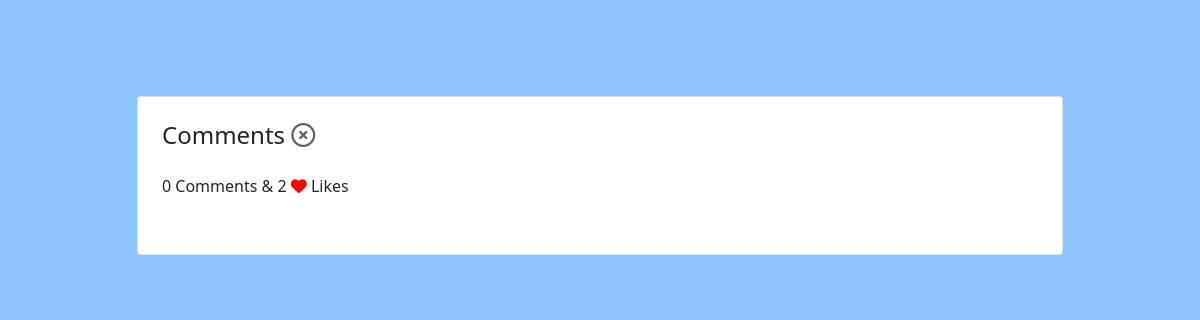
/comments/35, run on an earlier commit of the app's database.
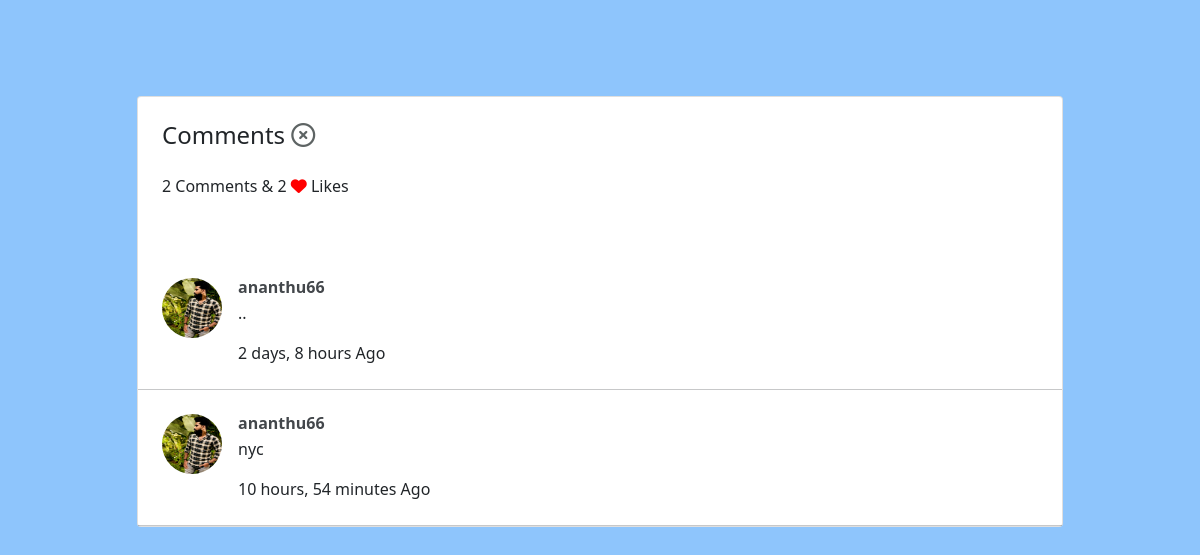
And on a later commit of the database.
### socialapp/models.py (models this page shows, shortened)
class Comments(models.Model):
    user=models.ForeignKey(User,on_delete=models.CASCADE)
    profile=models.ForeignKey(Profile,on_delete=models.CASCADE)
    post=models.ForeignKey(Post,on_delete=models.CASCADE)
    message=models.TextField()
    posted=models.DateTimeField(auto_now_add=True)

class Profile(models.Model):
    user=models.ForeignKey(User,on_delete=models.CASCADE)
    bio=models.TextField(blank=True)
    profile_img=models.ImageField(null=True,blank=True,default='blank-profile-picture.png')
    location=models.CharField(max_length=200,blank=True)
    followers=models.ManyToManyField(User,related_name='followers',blank=True,null=True)
    following=models.ManyToManyField(User,related_name='following',blank=True,null=True)

### socialapp/views.py (the view)
# urls.py: path('comments/<int:id>',comments,name='comments'),
def comments(request,id):
   post=Post.objects.get(id=id)
   the_post_comments=post.comments_set.all()
   likes=post.likes.all().count()
   count=post.comments_set.all().count()
   if request.user.is_authenticated:
    user=User.objects.get(username=request.user)
    profile=Profile.objects.get(user=user)
   else:
      user=0
      profile=0
   message=request.POST.get('message')
   if request.method =='POST':
      the_comment=Comments.objects.create(user=request.user,profile=profile,post=post,message=message)
      return redirect('comments',id=post.id)
   return render(request,'comments.html',{'comments':the_post_comments,'count':count,'profile':profile,'likes':likes})

### socialapp/templates/comments.html (shortened to what this page needs)
<!DOCTYPE html>
<html lang="en">
<head>{% load static %}
<link href="https://cdn.jsdelivr.net/npm/bootstrap@5.0.2/dist/css/bootstrap.min.css" rel="stylesheet">
</head>
<body style="background-color: #8EC5FC;
">
<section>
    <div class="container my-5 py-5">
      <div class="row d-flex justify-content-center">
        <div class="col-md-12 col-lg-10">
          <div class="card text-dark">
            <div class="card-body p-4">
              <h4 class="mb-0">Comments <span> <a href="{% url 'home' %}" style="text-decoration: none;color:#5e6464;" type="submit" ><i class="fa-regular fa-circle-xmark"></i></a></span></h4> <br>
              <p class="fw-strong mb-4 pb-2">{{count}} Comments  & {{likes}} <i class="fa-solid fa-heart" style="color: red;"></i> Likes
            </div>
            {% for post in comments %}
            <div class="card-body p-4">
              <div class="d-flex flex-start">
                <img class="rounded-circle shadow-1-strong me-3"
                  src="{{post.profile.profile_img.url}}" alt="avatar" width="60"
                  height="60" />
                <div>
                  <h6 class="fw-bold mb-1"><a style="text-decoration: none;color: rgb(67, 71, 75);" href="{% url 'view-profile' post.user.id %}">{{post.user}}</a></h6>
                  <div class="d-flex align-items-center mb-3">
                    <p class="mb-0">
                      {{post.message}}
                    </p>
                  </div>
                  <p class="mb-0">
                    {{post.posted|timesince}} Ago
                  </p>
                </div>
              </div>
            </div>
            <hr class="my-0" style="height: 1px;" />
            {% endfor %}
          </div>
      </div>
    </div>
  </section>
</body>
</html>

What changed in the data, as far as the page shows it:
added Comments: profile.profile_img (picture), user "ananthu66", message "..", posted "2 days, 8 hours"
added Comments: profile.profile_img (picture), user "ananthu66", message "nyc", posted "10 hours, 54 minutes"
Also different on the page:
{{ count }}: "0" → "2"
